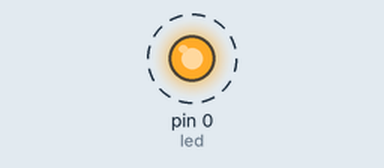
The sketch below on a simulated Arduino Uno, built with avr-gcc and run on an emulated ATmega328P. On the bench: output pins drawn as LEDs (lit = HIGH). Dashed ring = blinking.

Above: at 0.5 s.
Timing chart, 0 to 4.6 s (numbered marks = the images above):
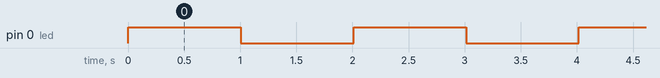

The sketch:

BlinkWithSerialOuput.ino
```cpp
#include <SoftwareSerial.h>
SoftwareSerial mySerial(9, 10);

int led = 0;

void setup() {
  mySerial.begin(9600);
  pinMode(led, OUTPUT);
}

void loop() {
  mySerial.println(1);
  digitalWrite(led, HIGH);
  delay(1000);

  mySerial.println(0);
  digitalWrite(led, LOW);
  delay(1000);
}
```

Measured:
- by itself, pin 0 (led): alternates HIGH for 1.0 s and LOW for 1.0 s
